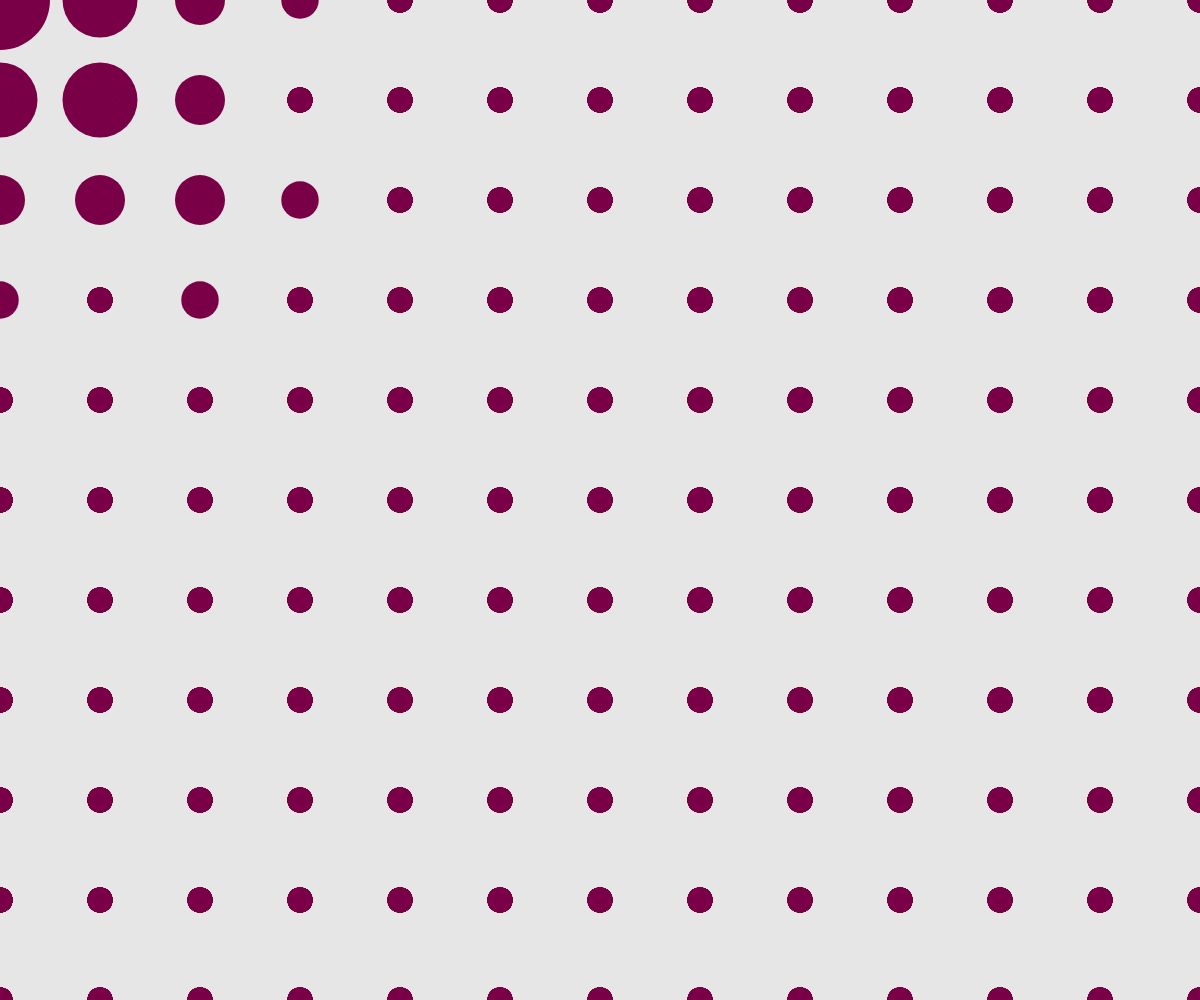
Frame 1 (no input)
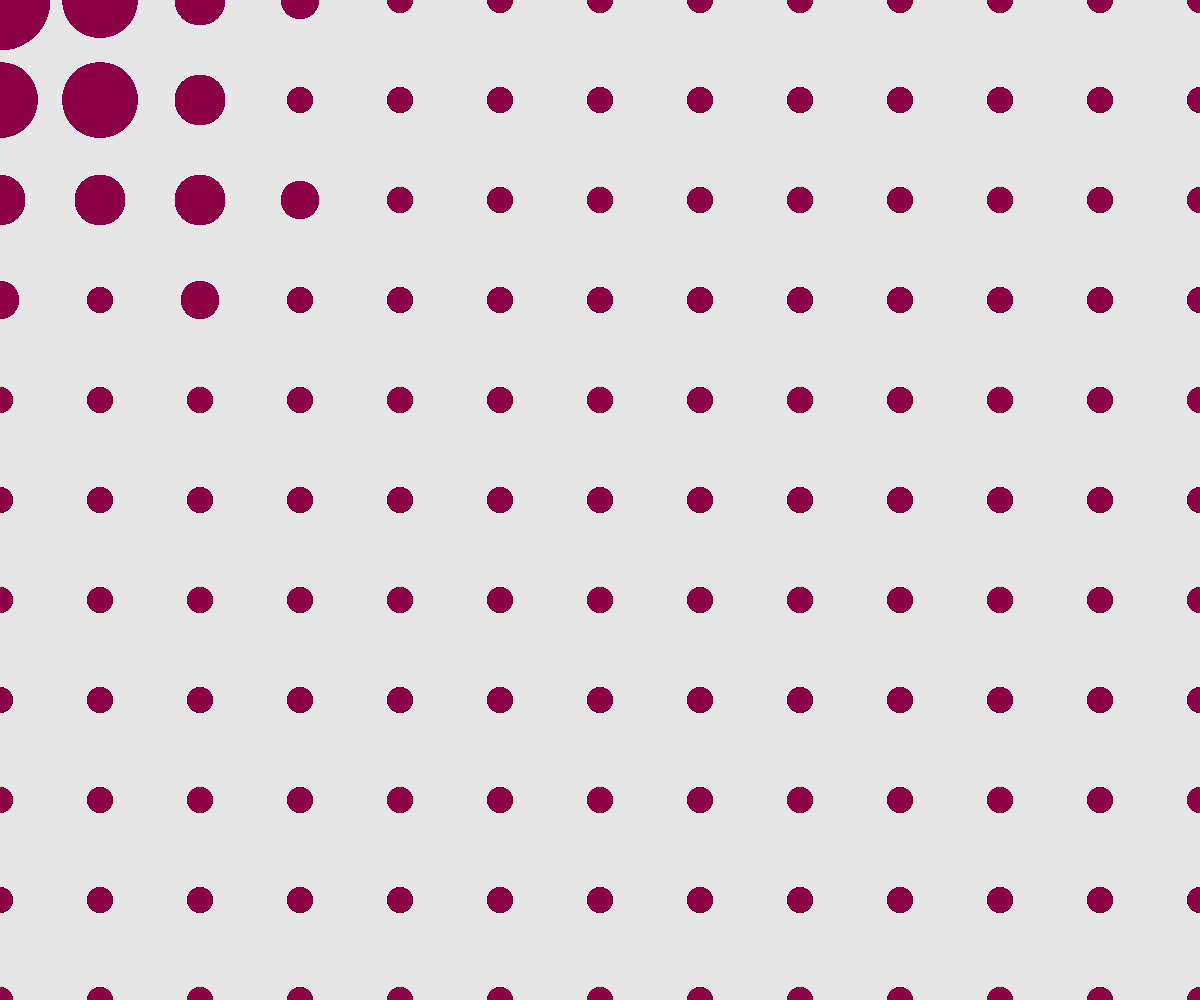
Frame 60 (no input)
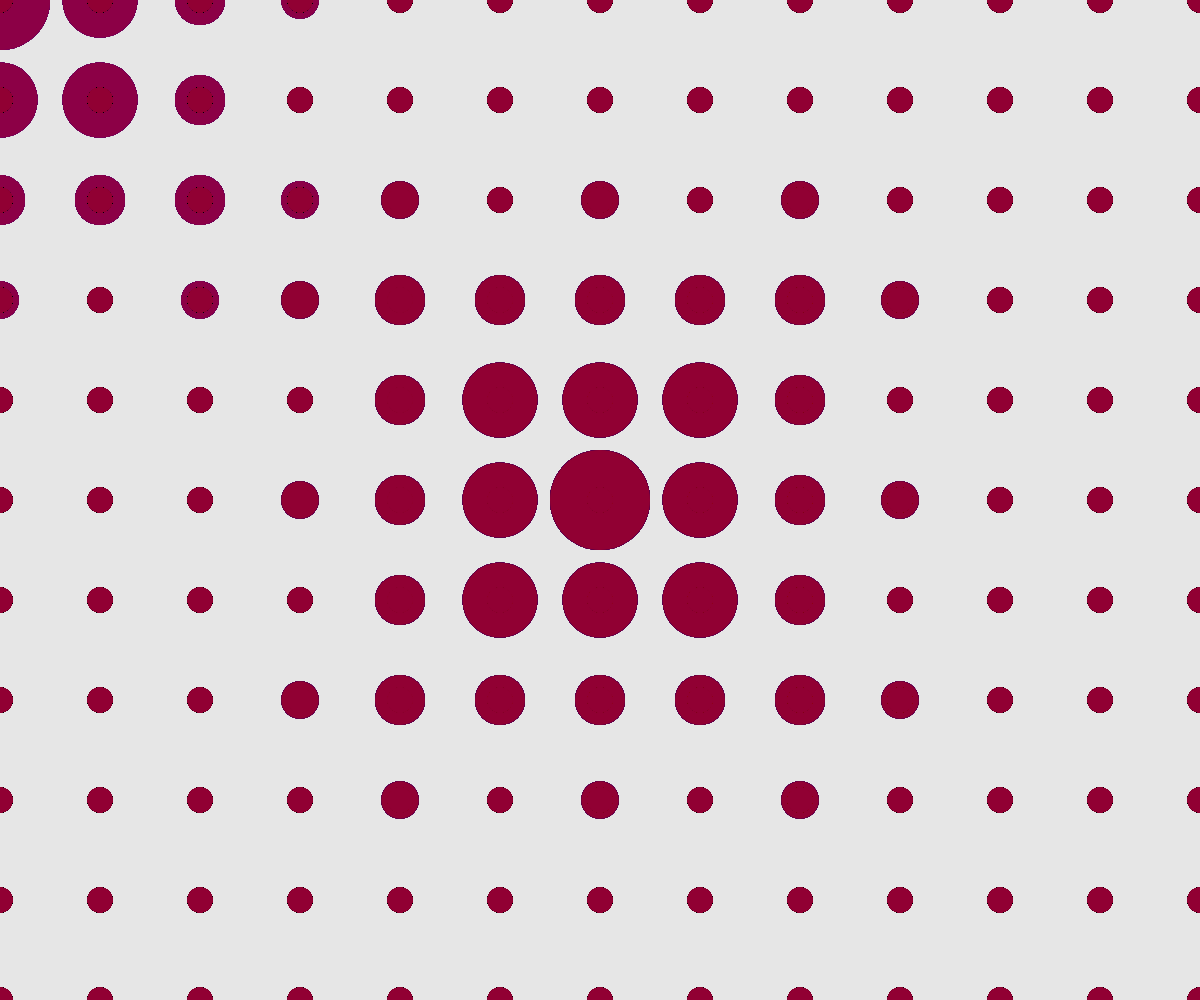
Frame 120 (the mouse pressed at the canvas centre since frame 60)

The p5.js sketch that drew these frames (run headless with seeded random() and noise() and a simulated clock; from frame 60 on, the mouse is pressed at the canvas centre):

// p5.js sketch
// ── sketch.js
function setup() {
  createCanvas(windowWidth, windowHeight);
  colorMode(RGB);
  noStroke();
  background (230, 230, 230);
}

function draw() {

  //Colore
  var colorebase1 = 50;
  var coloreok1 = colorebase1 + random()*100;

  var colorebase2 = 50;
  var coloreok2 = colorebase2 + random()*100;

  fill (coloreok1, 0, coloreok2);


 
  //Trigger mouse + Modifica dimensione
  var spostamento1 = 100;
  var spostamento2 = 200;
  var spostamento3 = 300;

  for(var x = 0; 
    x < ((width/100)*100)+500; x+=spostamento1) {
      for(var y = 0; 
        y < ((height/100)*100)+500; y+=spostamento1){

      var dimensione0 = 25;
      var dimensione1 = 25;
      var dimensione2 = 25;
      var dimensione3 = 25;

      if(mouseX > x - 80 
        && mouseX < x + 20 
        && mouseY > y - 80 
        && mouseY < y + 20){

        dimensione0 = dimensione0*4;
        dimensione1 = dimensione1*3;
        dimensione2 = dimensione2*2;
        dimensione3 = dimensione3*1.5;
      }


      circle(x, y, dimensione0, dimensione0);

      circle(x+spostamento1, y+spostamento1, dimensione1, dimensione1);
      circle(x+spostamento1, y-spostamento1, dimensione1, dimensione1);
      circle(x-spostamento1, y-spostamento1, dimensione1, dimensione1);
      circle(x-spostamento1, y+spostamento1, dimensione1, dimensione1);

      circle(x+spostamento1, y, dimensione1, dimensione1);
      circle(x-spostamento1, y, dimensione1, dimensione1);
      circle(x, y+spostamento1, dimensione1, dimensione1);
      circle(x, y-spostamento1, dimensione1, dimensione1);

      circle(x+spostamento2, y+spostamento2, dimensione2, dimensione2);
      circle(x+spostamento2, y-spostamento2, dimensione2, dimensione2);
      circle(x-spostamento2, y-spostamento2, dimensione2, dimensione2);
      circle(x-spostamento2, y+spostamento2, dimensione2, dimensione2);

      circle(x+spostamento2, y, dimensione2, dimensione2);
      circle(x-spostamento2, y, dimensione2, dimensione2);
      circle(x, y+spostamento2, dimensione2, dimensione2);
      circle(x, y-spostamento2, dimensione2, dimensione2);

      circle(x+spostamento1, y+spostamento2, dimensione2, dimensione2);
      circle(x+spostamento1, y-spostamento2, dimensione2, dimensione2);
      circle(x-spostamento2, y-spostamento1, dimensione2, dimensione2);
      circle(x-spostamento2, y+spostamento1, dimensione2, dimensione2);

      circle(x+spostamento2, y-spostamento1, dimensione2, dimensione2);
      circle(x+spostamento2, y+spostamento1, dimensione2, dimensione2);
      circle(x-spostamento1, y+spostamento2, dimensione2, dimensione2);
      circle(x-spostamento1, y-spostamento2, dimensione2, dimensione2);

      circle(x-spostamento2, y-spostamento3, dimensione3, dimensione3);
      circle(x, y-spostamento3, dimensione3, dimensione3);
      circle(x+spostamento2, y-spostamento3, dimensione3, dimensione3);

      circle(x-spostamento3, y-spostamento2, dimensione3, dimensione3);
      circle(x+spostamento3, y-spostamento2, dimensione3, dimensione3);

      circle(x-spostamento3, y, dimensione3, dimensione3);
      circle(x+spostamento3, y, dimensione3, dimensione3);

      circle(x-spostamento3, y+spostamento2, dimensione3, dimensione3);
      circle(x+spostamento3, y+spostamento2, dimensione3, dimensione3);

      circle(x-spostamento2, y+spostamento3, dimensione3, dimensione3);
      circle(x, y+spostamento3, dimensione3, dimensione3);
      circle(x+spostamento2, y+spostamento3, dimensione3, dimensione3);
    }
  }
}
